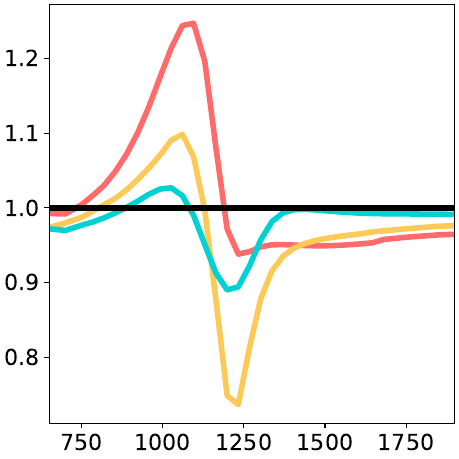

Here is the Python script that generated this plot:
from numpy import kron as ꕕ
from matplotlib import cm as colm
import numpy as np
import matplotlib.pyplot as plt
plt.rcParams.update({'font.size': 16})


width= 4.6
aspect_ratio= 1.0
fig_size = (width, width / aspect_ratio)
plt.figure(figsize=fig_size, constrained_layout=True)


dat5E7 = np.loadtxt("fig4c-5E-7.out")
dat2E6 = np.loadtxt("fig4c-2E-6.out")
dat5E6 = np.loadtxt("fig4c-5E-6.out")
#dat0125 = np.loadtxt("./structured/r_scan/light_matter_interaction_scan/rates_r_scan_c_5e-7_taum_100_tauc_1000_0.00125.out")



plt.plot(dat5E7[:,0], dat5E7[:,4]/dat5E7[0,4], c = '#ff6b6b' , lw = 4, solid_capstyle='round')
plt.plot(dat2E6[:,0], dat2E6[:,4]/dat2E6[0,4], c = '#feca57', lw = 4, solid_capstyle='round')
plt.plot(dat5E6[:,0], dat5E6[:,4]/dat5E6[0,4], c = '#00d2d3', lw = 4, solid_capstyle='round')

plt.plot(np.arange(0,3000), np.arange(0,3000)* 0 +1, lw = 4, c = 'black')
plt.xlim(650,1900)
#plt.ylim(0.65,1.35)
plt.savefig('fig4c.pdf') 